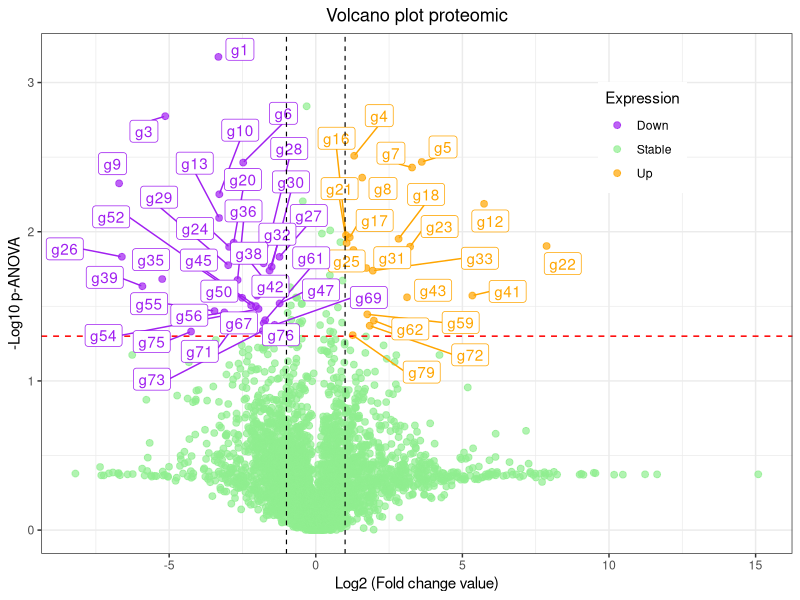

The R source for this figure:
#Volcano Plot

#Description: When analyzing data for RNA based gene expression profiling (GEP) 
#the volcano plot illustrates the log[10]-transformed adjusted p-Value against 
#the log-fold change for each probe in the assay, this tool will provide 
#visualization of such results. Each point on the graph represents a gene. 
#The log2-fold differences between the groups are plotted on the x-axis and the
#-log10 p-value differences are plotted on the y-axis. The horizontal dashed 
#line represents the significance threshold specified in the analysis, usually
#derived using a multiple testing correction.

#Authors: Flores Valdez M & Padilla Mendoza JR

#Version: 17-11-2023

#Packages:

library(ggplot2)
library(tidyverse)
library(ggrepel)
library(ggthemes)

#Input file:

proteomica <- read.csv("ExampleVolcano.csv")

#Code:

proteomica <- proteomica%>%
  mutate(Expression = if_else(Anova..p. < 0.05 & abs(Log.2.FX.Ctl) > 1,
                             if_else(Log.2.FX.Ctl > 1, "Up", "Down"),
                             "Stable"))  
proteomica$Log.2.FX.Ctl <- as.numeric(proteomica$Log.2.FX.Ctl)


ggplot(data=proteomica,
       aes(x = Log.2.FX.Ctl, y = p.Value, 
       label=ifelse(p.Value>1.3 & Log.2.FX.Ctl> 1.0 | p.Value>1.3 & Log.2.FX.Ctl< -1.0,as.character(Filler),''),
       colour = Expression))+
  geom_point(alpha = .7, size = 2)+  
  geom_hline(yintercept = 1.3, lty = 2, col= "red", lwd= .5)+
  geom_label_repel(force= 5, max.overlaps = Inf, show.legend = FALSE)+
  
  scale_color_manual(values = c("purple","lightgreen","orange")) +
  
  geom_vline(xintercept = c(-1,1), lty = 2, col= "black", lwd = .4)+
  
  labs(x= "Log2 (Fold change value)",
       y= "-Log10 p-ANOVA", 
       title = "Volcano plot proteomic")+
  theme_bw()+
   
  guides(colour = guide_legend(override.aes = list(size=2.0)))+
 
  theme(plot.title = element_text(hjust = 0.5), legend.position = c(0.8, 0.8))

 
